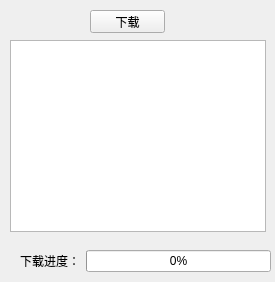
<?xml version="1.0" encoding="UTF-8"?>
<ui version="4.0">
 <class>Form</class>
 <widget class="QWidget" name="Form">
  <property name="geometry">
   <rect>
    <x>0</x>
    <y>0</y>
    <width>275</width>
    <height>282</height>
   </rect>
  </property>
  <property name="windowTitle">
   <string>下载界面</string>
  </property>
  <widget class="QListView" name="files">
   <property name="geometry">
    <rect>
     <x>10</x>
     <y>40</y>
     <width>256</width>
     <height>192</height>
    </rect>
   </property>
  </widget>
  <widget class="QPushButton" name="download">
   <property name="geometry">
    <rect>
     <x>90</x>
     <y>10</y>
     <width>75</width>
     <height>23</height>
    </rect>
   </property>
   <property name="text">
    <string>下载</string>
   </property>
  </widget>
  <widget class="QWidget" name="layoutWidget">
   <property name="geometry">
    <rect>
     <x>20</x>
     <y>250</y>
     <width>251</width>
     <height>22</height>
    </rect>
   </property>
   <layout class="QHBoxLayout" name="horizontalLayout">
    <item>
     <widget class="QLabel" name="label">
      <property name="text">
       <string>下载进度：</string>
      </property>
     </widget>
    </item>
    <item>
     <widget class="QProgressBar" name="progressBar">
      <property name="value">
       <number>0</number>
      </property>
     </widget>
    </item>
   </layout>
  </widget>
 </widget>
 <resources/>
 <connections/>
</ui>
